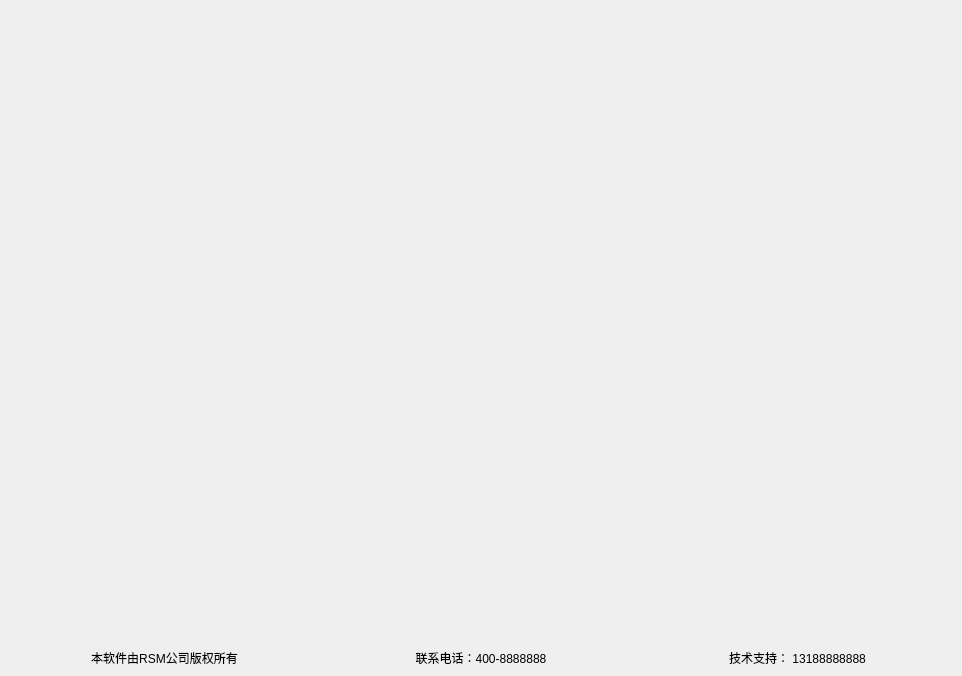
<?xml version="1.0" encoding="UTF-8"?>
<ui version="4.0">
 <class>FormPageHome</class>
 <widget class="QWidget" name="FormPageHome">
  <property name="geometry">
   <rect>
    <x>0</x>
    <y>0</y>
    <width>962</width>
    <height>676</height>
   </rect>
  </property>
  <property name="windowTitle">
   <string>Form</string>
  </property>
  <property name="autoFillBackground">
   <bool>true</bool>
  </property>
  <layout class="QGridLayout" name="gridLayout">
   <property name="leftMargin">
    <number>0</number>
   </property>
   <property name="topMargin">
    <number>0</number>
   </property>
   <property name="rightMargin">
    <number>0</number>
   </property>
   <property name="bottomMargin">
    <number>0</number>
   </property>
   <property name="spacing">
    <number>0</number>
   </property>
   <item row="0" column="0">
    <widget class="QWidget" name="widget" native="true">
     <layout class="QGridLayout" name="gridLayout_4">
      <item row="1" column="1">
       <widget class="FormRSMToolButtonGroup" name="MainWay" native="true"/>
      </item>
      <item row="1" column="0">
       <spacer name="horizontalSpacer">
        <property name="orientation">
         <enum>Qt::Horizontal</enum>
        </property>
        <property name="sizeHint" stdset="0">
         <size>
          <width>40</width>
          <height>20</height>
         </size>
        </property>
       </spacer>
      </item>
      <item row="1" column="2">
       <spacer name="horizontalSpacer_2">
        <property name="orientation">
         <enum>Qt::Horizontal</enum>
        </property>
        <property name="sizeHint" stdset="0">
         <size>
          <width>40</width>
          <height>20</height>
         </size>
        </property>
       </spacer>
      </item>
      <item row="2" column="1">
       <spacer name="verticalSpacer">
        <property name="orientation">
         <enum>Qt::Vertical</enum>
        </property>
        <property name="sizeType">
         <enum>QSizePolicy::Preferred</enum>
        </property>
        <property name="sizeHint" stdset="0">
         <size>
          <width>20</width>
          <height>40</height>
         </size>
        </property>
       </spacer>
      </item>
      <item row="0" column="1">
       <spacer name="verticalSpacer_2">
        <property name="orientation">
         <enum>Qt::Vertical</enum>
        </property>
        <property name="sizeType">
         <enum>QSizePolicy::Preferred</enum>
        </property>
        <property name="sizeHint" stdset="0">
         <size>
          <width>20</width>
          <height>40</height>
         </size>
        </property>
       </spacer>
      </item>
     </layout>
    </widget>
   </item>
   <item row="1" column="0">
    <widget class="QWidget" name="widget_info" native="true">
     <property name="sizePolicy">
      <sizepolicy hsizetype="Preferred" vsizetype="Fixed">
       <horstretch>0</horstretch>
       <verstretch>0</verstretch>
      </sizepolicy>
     </property>
     <layout class="QHBoxLayout" name="horizontalLayout_2">
      <item>
       <widget class="QLabel" name="label_info">
        <property name="text">
         <string>本软件由RSM公司版权所有</string>
        </property>
        <property name="alignment">
         <set>Qt::AlignCenter</set>
        </property>
       </widget>
      </item>
      <item>
       <widget class="QLabel" name="label_info_1">
        <property name="text">
         <string>联系电话：400-8888888</string>
        </property>
        <property name="alignment">
         <set>Qt::AlignCenter</set>
        </property>
       </widget>
      </item>
      <item>
       <widget class="QLabel" name="label_info_2">
        <property name="text">
         <string>技术支持： 13188888888</string>
        </property>
        <property name="alignment">
         <set>Qt::AlignCenter</set>
        </property>
       </widget>
      </item>
     </layout>
    </widget>
   </item>
  </layout>
 </widget>
 <customwidgets>
  <customwidget>
   <class>FormRSMToolButtonGroup</class>
   <extends>QWidget</extends>
   <header location="global">formrsmtoolbuttongroup.h</header>
   <container>1</container>
  </customwidget>
 </customwidgets>
 <resources/>
 <connections/>
</ui>
